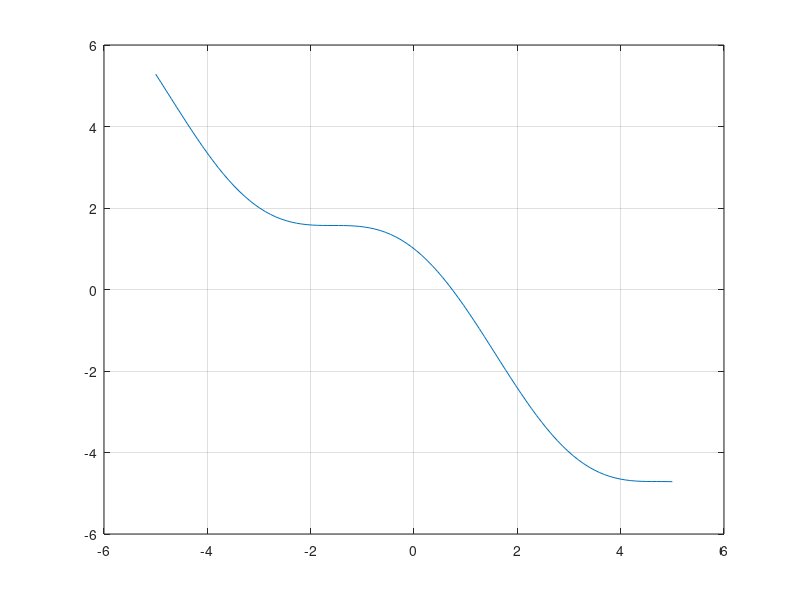

Reproduce this figure in MATLAB. (Note: this script raises an error after producing the figure.)
% Modeling and Simulation of Aerospace Systems (2021/2022)
% Assignment # 1
% Author: David Reina

%% Ex 1
clearvars; close all; clc;

f = @(x) cos(x) - x;
a = 0; b = pi; tol = 1e-8;
check = f(a)*f(b);

figure()
xxx = linspace(-5,5,1e2);
plot(xxx,f(xxx))
grid on

N = 1e5;
t = ones(N,1);

% Bisection Method
for i = 1:N
    tic
    [x_BM,f_eval_BM] = BisecMethod(f,a,b,tol);
    t(i) = toc;
end
t_BM = mean(t);

% Secant Method
for i = 1:N
    tic
    [x_SM,f_eval_SM] = SecantMethod(f,a,b,tol);
    t(i) = toc;
end
t_SM = mean(t);

% Regula Falsi Method
for i = 1:N
    tic
    [x_RFM,f_eval_RFM] = RegFalMethod(f,a,b,tol);
    t(i) = toc;
end
t_RFM = mean(t);

RESULTS = {'Method:', 'Computational time:', 'Function evaluations:','Results:'; 'Bisection Method',t_BM,f_eval_BM,x_BM(end); 'Secant Method',t_SM,f_eval_SM,x_SM(end); 'Regula Falsi Method',t_RFM,f_eval_RFM,x_RFM(end)};
disp(RESULTS);


%% Ex 2
clearvars; close all; clc;
% we don't have to impose an error tolerance but stop the iterations after
% a number of steps and compare the accuracy. we decide a priori depending
% on the newton method 
f = @(xx) [xx(1)^2 - xx(1) - xx(2); (xx(1)^2)/16 + xx(2)^2 - 1];

figure()
xxx = linspace(-3,3,1e2);
plot(xxx,(xxx.^2 - xxx) , xxx,(-xxx.^2 ./16 + 1))
grid on

invJ_an = @(xx) inv([2*xx(1) - 1, -1; 1/8 * xx(1), 2*xx(2)]);
epsilon = 1e-3;
% eps = @(xx) max(sqrt(epsilon),max(sqrt(epsilon)*abs(xx)));
% % H = diag([eps,eps]);
% invJ_fd = @(xx) inv(eps(xx)^-1 .* [f(xx+[eps(xx); 0])-f(xx), f(xx+[0; eps(xx)])-f(xx)]);
% invJ_cd = @(xx) inv((2*eps(xx))^-1 .* [f(xx+[eps(xx); 0])-f(xx-[eps(xx); 0]), f(xx+[0; eps(xx)])-f(xx-[0; eps(xx)])]);

invJ_fd = @(xx) inv(epsilon^-1 .* [f(xx+[epsilon; 0])-f(xx), f(xx+[0; epsilon])-f(xx)]);
invJ_cd = @(xx) inv((2*epsilon)^-1 .* [f(xx+[epsilon; 0])-f(xx-[epsilon; 0]), f(xx+[0; epsilon])-f(xx-[0; epsilon])]);

N = 10;
X0 = [[-5;5],[5;5]];
for j = 1:2
    x0 = X0(:,j);
    x = [x0, zeros(2,N-1)]; x_an = x; x_fd = x; x_cd = x;
    F_an = x; F_an(:,1) = f([1;1]); F_fd = F_an; F_cd = F_an;
    
    % Analytical
    tic
    for i = 1:N-1    
        x_an(:,i+1) = x_an(:,i) - invJ_an(x_an(:,i)) * f(x_an(:,i));
        F_an(:,i+1) = f(x_an(:, i+1));
    end
    t_an = toc;
    
    % Forward differences
    tic
    for i = 1:N-1
        x_fd(:,i+1) = x_fd(:,i) - invJ_fd(x_fd(:,i)) * f(x_fd(:,i));
        F_fd(:,i+1) = f(x_fd(:, i+1));
    end
    t_fd = toc;
    
    % Central differences
    tic
    for i = 1:N-1
        x_cd(:,i+1) = x_cd(:,i) - invJ_cd(x_cd(:,i)) * f(x_cd(:,i));
        F_cd(:,i+1) = f(x_cd(:, i+1));
    end
    t_cd = toc;
    
    figure()
    subplot(2,1,1)
    plot(1:N,F_an(1,:),'-o', 1:N,F_fd(1,:),'-o', 1:N,F_cd(1,:),'-o')
    grid on
    legend('Analytical solution','Forward differences','Central differences')
    subplot(2,1,2)
    plot(1:N,F_an(2,:),'-o', 1:N,F_fd(2,:),'-o', 1:N,F_cd(2,:),'-o')
    grid on
    legend('Analytical solution','Forward differences','Central differences')
    
    RESULTS = {'Method:', 'Computational time:','Error1:','Error2:','x1:','x2:'; 'Analytical',t_an,abs(F_an(1,end)),abs(F_an(2,end)),x_an(1,end),x_an(2,end); 'Forward Differences',t_fd,abs(F_fd(1,end)),abs(F_fd(2,end)),x_fd(1,end),x_fd(2,end); 'Central Differences',t_cd,abs(F_cd(1,end)),abs(F_cd(2,end)),x_cd(1,end),x_cd(2,end)};
    disp(RESULTS);
end
%% Ex 3
clearvars; close all; clc;
% gli input della funzione devono avere la stessa forma delle ode di matlab
x0 = 0.5;
x_analytic = @(t) t^2 + 2*t + 1 - 0.5*e^t;

%% Ex 4
clearvars; close all; clc;
A = @(aa) [0 1; -1 2*cos(aa)];
alpha = linspace(0,2*pi,1e3);
lambda = zeros(size(alpha));

for i = 1:length(alpha)
    lambda(i,:) = eig(A(alpha(i)))';
end


%% Ex 5
clearvars; close all; clc;


%% Ex 6
clearvars; close all; clc;


%% Ex 7
clearvars; close all; clc;
% NB B is a STIFF MATRIX
% theta = h = 0.1
B = [-180.5, 219.5; 179.5, -220.5];
x0 = [1,1]';


%% Functions
function [x,f_eval] = BisecMethod(fun,a,b,tol)
x = [];
funA = fun(a);
funB = fun(b);
f_eval = 2;

while abs(b-a) > tol && funA*funB < 0
    x0 = (a+b)/2;
    x = [x; x0];
    fun0 = fun(x0);   
    f_eval = f_eval +1;

    if funA*fun0 < 0
        b = x0;
        funB = fun0;
    else
        a = x0;
        funA = fun0;
    end
end
end

function [x,f_eval] = SecantMethod(fun,a,b,tol)
x = [];
f_eval = 0;

while abs(b-a) > tol
    funA = fun(a);
    funB = fun(b);
    f_eval = f_eval +2;

    c = (a*funB - b*funA)/(funB-funA);
    a = b;
    b = c;
    x = [x;c];
end

end

function [x,f_eval] = RegFalMethod(fun,a,b,tol)

funA = fun(a);
funB = fun(b);
c = (a*funB - b*funA)/(funB-funA);
x = [c];
f_eval = 2;


while abs(b-a) > tol && funA*funB < 0
    c = (a*funB - b*funA)/(funB-funA);
    funC = fun(c);
    f_eval = f_eval +1;
    
    if funA*funC > 0
        a = c;
        funA = funC;
    else
        b = c;
        funB = funC;
    end
    x = [x;c];
end
end
